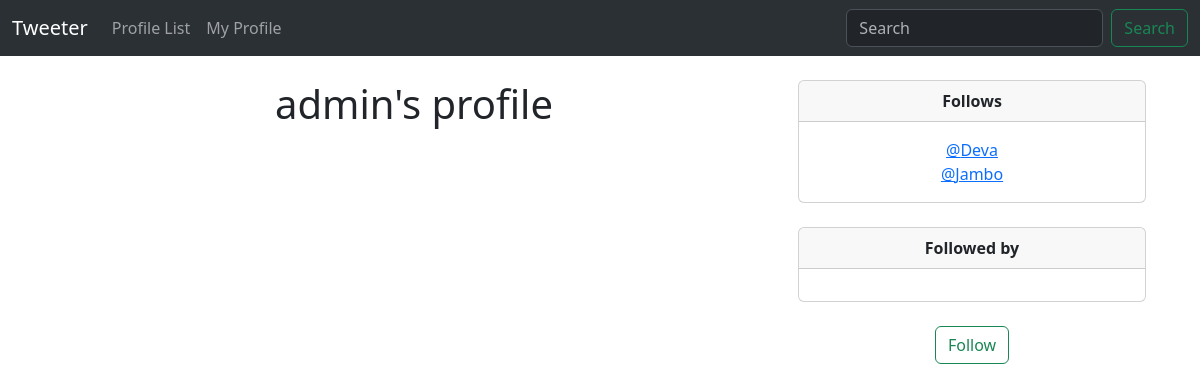
/profile/1 (signed in), run on an earlier commit of the app's database.
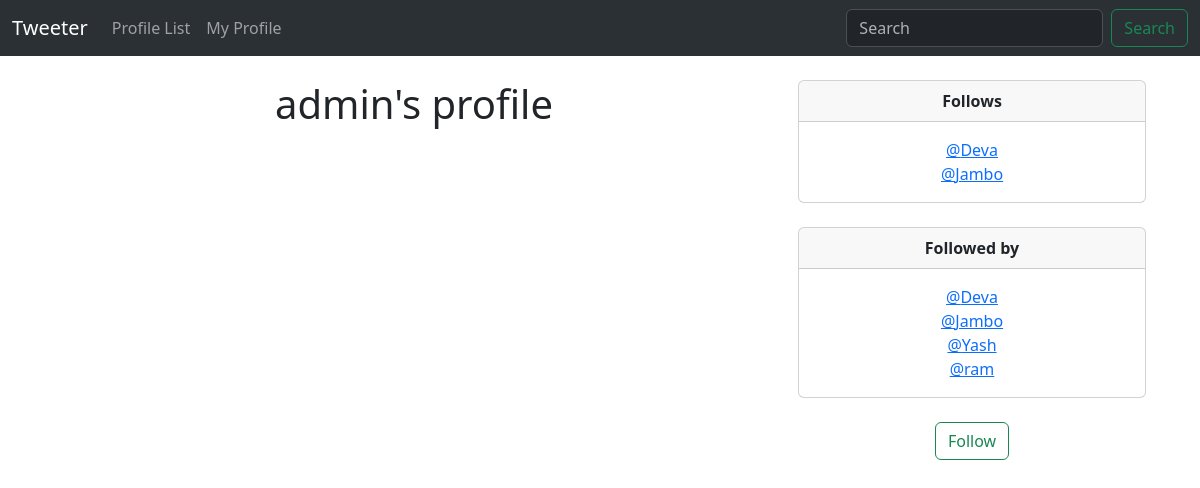
And on a later commit of the database.
### musker/models.py (models this page shows)
class Profile(models.Model):
    user = models.OneToOneField(User,on_delete=models.CASCADE)
    follows = models.ManyToManyField("self",related_name="followed_by",symmetrical=False,blank=True)
    date_modified = models.DateTimeField(User, auto_now=True, auto_now_add=False)
    def __str__(self) -> str:
        return self.user.username

### musker/views.py (the view, shortened to what this page needs)
# urls.py: path('profile/<int:pk>',views.profile,name='profile'),
def profile(request,pk):
    if request.user.is_authenticated:
        my_profile = Profile.objects.get(user_id = pk)
        return render(request,'profile.html',{ "my_profile" : my_profile })
    else:
        messages.error(request,("Erro: You are not loged in"))
        return redirect('home')

### templates/profile.html (shortened to what this page needs)
{% extends "base.html" %}
{% block container %}
<div>
    {% if my_profile %}
    <div class="container text-center">
        <div class="row">
            <div class="col-8">
                <h1>{{my_profile.user.username}}'s profile</h1>
            </div>
                <div class="col-4">
                    <div class="card">
                        <div class="card-header">
                          <strong>Follows</strong>
                        </div>
                        <div class="card-body">
                          <p class="card-text">
                          {% for i  in my_profile.follows.all  %}
                          <a href="{% url 'profile' i.user.id %}"> @{{i}}</a>
                          <br>
                          {% endfor %}
                        </p>
                        </div>
                      </div>
                    <br>
                    <div class="card">
                        <div class="card-header">
                          <strong>Followed by</strong><br>
                        </div>
                        <div class="card-body">
                          <p class="card-text">
                            {% for i  in my_profile.followed_by.all  %}
                    <a href="{% url 'profile' i.user.id %}"> @{{i}}</a>
                    <br>
                    {% endfor %}
                          </p>
                        </div>
                      </div>
                    <br>
                    <form method="POST">
                        {% if my_profile in user.profile.follows.all%}
                        <button class = "btn btn-outline-danger" name="follow" value="unfollow">Unfollow</button>
                        {% else %}
                        <button class = "btn btn-outline-success" name="follow" value="follow">Follow</button>
                        {% endif %}
                    </form>
                    </div>
                </div>
            </div>
    {% endif %}
</div>
{% endblock container %}

What changed in the data, as far as the page shows it:
now on one of the page's lists (row edited): Profile: user.username "Deva"
now on one of the page's lists (row edited): Profile: user.username "Jambo"
now on this page (row edited): Profile: user.username "Yash"
now on this page (row edited): Profile: user.username "ram"
